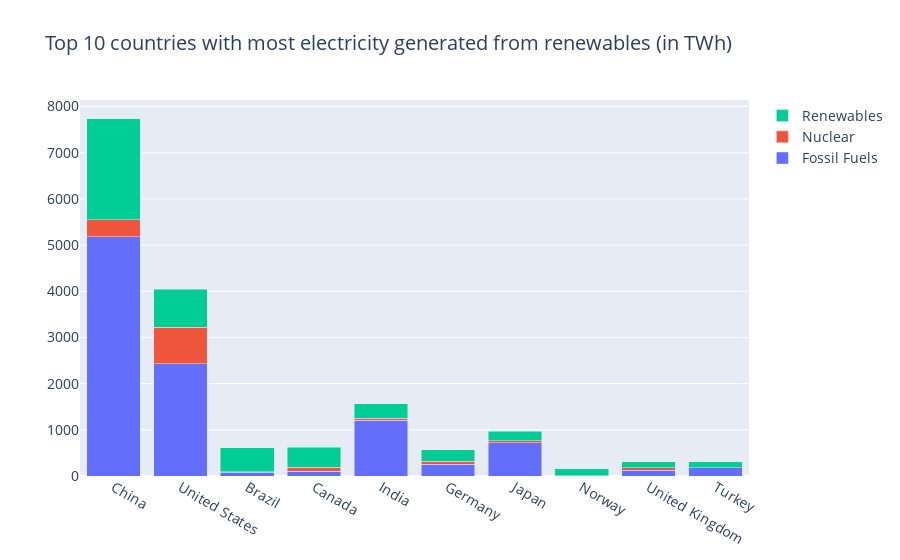

This figure's notebook cell:
### Markdown cell above
Now that there is an overview of the emissions from the countries, data of sustainable energy can be visualized and compared. The graph below shows the electricity in TWh gained from three different sources for the top 10 countries with most electricity gained from renewable sources. For the following two graphs we used 2020 to review the latest status.

### Code cell
df = pd.read_csv('../datasets/sus.csv')

df = df[df["Year"] == 2020]

# Top 10 countries most renewable energy
df_sorted = df.sort_values('Electricity from renewables (TWh)', ascending=False)
df_top10 = df_sorted.head(10)

trace1 = go.Bar(
    x = df_top10['Entity'],
    y = df_top10['Electricity from fossil fuels (TWh)'],
    name='Fossil Fuels',
    #text = df_top10['Electricity from fossil fuels (TWh)'],
)

trace2 = go.Bar(
    x = df_top10['Entity'],
    y = df_top10['Electricity from nuclear (TWh)'],
    name='Nuclear',
    #text = df_top10['Electricity from nuclear (TWh)'],
)

trace3 = go.Bar(
    x = df_top10['Entity'],
    y = df_top10['Electricity from renewables (TWh)'],
    name='Renewables',
    #text = df_top10['Electricity from renewables (TWh)'],
)

fig = go.Figure(data=[trace1, trace2, trace3], layout=go.Layout(barmode='stack', font_size = 14,
                                                                title= "Top 10 countries with most electricity generated from renewables (in TWh)")).show()

### Figure 1 — Plotly figure (JSON) as saved in the notebook; plotly's stock layout.template omitted (floating-point values rounded to 4 significant figures)
{"data": [{"name": "Fossil Fuels", "type": "bar", "x": ["China", "United States", "Brazil", "Canada", "India", "Germany", "Japan", "Norway", "United Kingdom", "Turkey"], "y": [5184.0, 2432.0, 81.15, 102.2, 1202.0, 251.4, 716.7, 2.2, 124.8, 177.1]}, {"name": "Nuclear", "type": "bar", "x": ["China", "United States", "Brazil", "Canada", "India", "Germany", "Japan", "Norway", "United Kingdom", "Turkey"], "y": [366.2, 789.9, 13.21, 92.65, 44.61, 64.38, 41.86, 0, 50.85, 0]}, {"name": "Renewables", "type": "bar", "x": ["China", "United States", "Brazil", "Canada", "India", "Germany", "Japan", "Norway", "United Kingdom", "Turkey"], "y": [2185.0, 821.4, 520.0, 429.2, 315.8, 251.5, 205.6, 152.1, 131.7, 128.3]}], "layout": {"barmode": "stack", "font": {"size": 14}, "title": {"text": "Top 10 countries with most electricity generated from renewables (in TWh)"}}}
